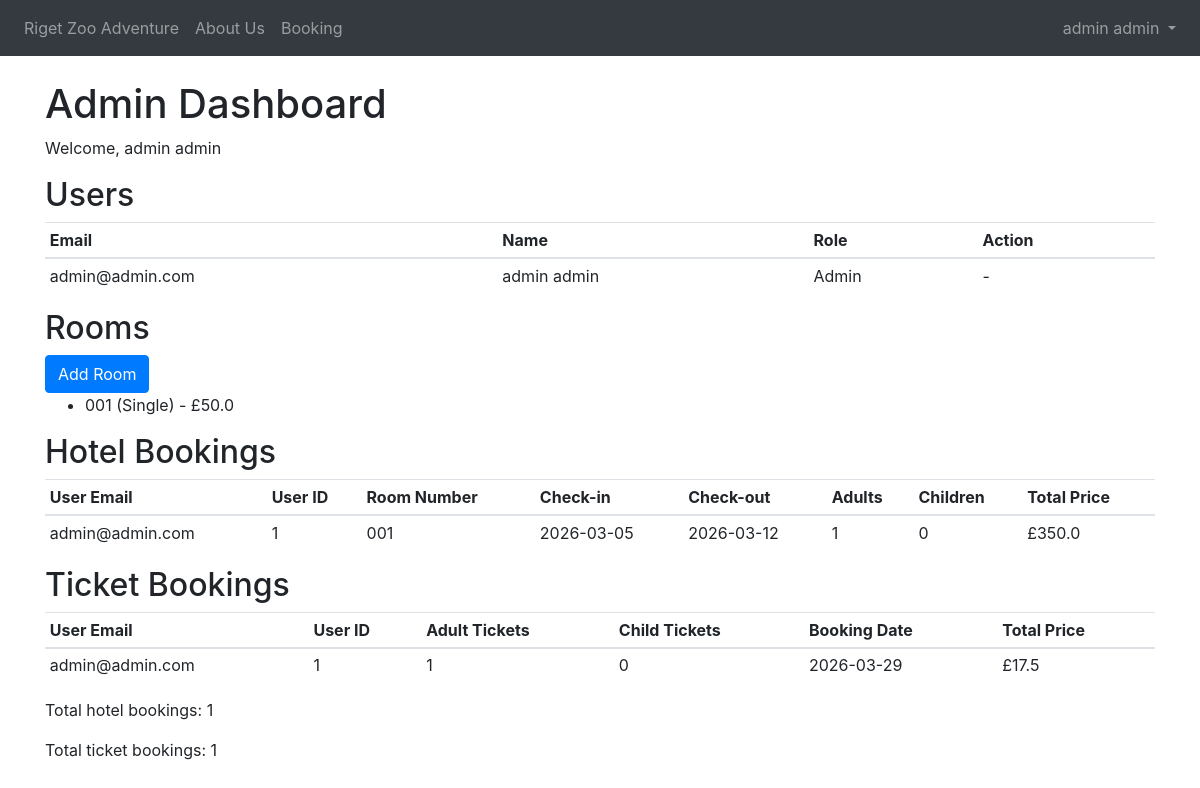
The page /admin (signed in) on the database its author committed.
### website/models.py (models this page shows)
class User(db.Model, UserMixin):
    id = db.Column(db.Integer, primary_key=True)
    email = db.Column(db.String(150), unique=True)
    password = db.Column(db.String(150))
    first_name = db.Column(db.String(150))
    last_name = db.Column(db.String(150))
    is_admin = db.Column(db.Boolean, default=False)
    booking = db.relationship('Booking', backref='user', lazy=True)

class Room(db.Model):
    id = db.Column(db.Integer, primary_key=True)
    room_number = db.Column(db.String(10), unique=True, nullable=False)
    room_type = db.Column(db.String(50), nullable=False)
    max_adults = db.Column(db.Integer, nullable=False)
    max_children = db.Column(db.Integer, nullable=False)
    price_per_night = db.Column(db.Float, nullable=False)
    is_available = db.Column(db.Boolean, default=True)
    bookings = db.relationship('HotelBooking', backref='room', lazy=True)

class HotelBooking(db.Model):
    id = db.Column(db.Integer, primary_key=True)
    checkin = db.Column(db.Date, nullable=False)
    checkout = db.Column(db.Date, nullable=False)
    adults = db.Column(db.Integer, nullable=False)
    children = db.Column(db.Integer, nullable=False)
    total_price = db.Column(db.Float, nullable=False)
    paid = db.Column(db.Boolean, default=False)
    room_id = db.Column(db.Integer, db.ForeignKey('room.id'), nullable=False)
    user_id = db.Column(db.Integer, db.ForeignKey('user.id'), nullable=False)
    user = db.relationship('User', backref='hotel_bookings', lazy=True)

class Booking(db.Model):
    id = db.Column(db.Integer, primary_key=True)
    date = db.Column(db.DateTime(timezone=True), default=func.now())
    adultticket = db.Column(db.Integer)
    childticket = db.Column(db.Integer)
    bookingdate = db.Column(db.Date, nullable=False)
    total_price = db.Column(db.Float, nullable=False)
    paid = db.Column(db.Boolean, default=False)
    user_id = db.Column(db.Integer, db.ForeignKey('user.id'))

### website/views.py (the view)
@views.route('/admin')
@login_required
def admin():
    if not current_user.is_admin:
        flash('You are not authorized to view that page.', 'error')
        return redirect(url_for('views.home'))
    from .models import Booking, HotelBooking, Room
    users = User.query.all()
    bookings = Booking.query.all()
    hotel_bookings = HotelBooking.query.all()
    rooms = Room.query.all()
    return render_template('admin.html', users=users, bookings=bookings,
                           hotel_bookings=hotel_bookings, rooms=rooms,
                           user=current_user)

### website/__init__.py (called while the page is built)
def create_app():
    app = Flask(__name__)
    app.config['SECRET_KEY'] = 'hjshjhdjah kjshkjdhjs'
    app.config['SQLALCHEMY_DATABASE_URI'] = f'sqlite:///{DB_NAME}'
    db.init_app(app)
    from .views import views
    app.register_blueprint(views, url_prefix='/')
    from .models import User, Booking
    with app.app_context():
        db.create_all()
    login_manager = LoginManager()
    login_manager.login_view = 'views.login'
    login_manager.init_app(app)
    @login_manager.user_loader
    def load_user(user_id):
        return User.query.get(int(user_id))
    @app.context_processor
    def inject_user():
        return dict(user=current_user)
    return app

### website/templates/admin.html (shortened to what this page needs)
{% extends "base.html" %} {% block title %}Admin Dashboard{% endblock %} {%
block content %}
<h1>Admin Dashboard</h1>
<p>Welcome, {{ user.first_name }} {{ user.last_name }}</p>
<h2>Users</h2>
<table class="table table-sm">
  <thead>
    <tr>
      <th>Email</th>
      <th>Name</th>
      <th>Role</th>
      <th>Action</th>
    </tr>
  </thead>
  <tbody>
    {% for u in users %}
    <tr>
      <td>{{ u.email }}</td>
      <td>{{ u.first_name }} {{ u.last_name }}</td>
      <td>{% if u.is_admin %}Admin{% else %}User{% endif %}</td>
      <td>
        {% if u.id != user.id %}
        <form
          method="post"
          action="{{ url_for('views.toggle_admin', user_id=u.id) }}"
        >
          <button type="submit" class="btn btn-sm btn-secondary">
            {% if u.is_admin %}Revoke admin{% else %}Make admin{% endif %}
          </button>
        </form>
        {% else %}-{% endif %}
      </td>
    </tr>
    {% endfor %}
  </tbody>
</table>
<h2>Rooms</h2>
<a class="btn btn-primary" href="{{ url_for('views.add_room') }}">Add Room</a>
<ul>
  {% for r in rooms %}
  <li>{{ r.room_number }} ({{ r.room_type }}) - £{{ r.price_per_night }}</li>
  {% endfor %}
</ul>
<h2>Hotel Bookings</h2>
<table class="table table-sm">
  <thead>
    <tr>
      <th>User Email</th>
      <th>User ID</th>
      <th>Room Number</th>
      <th>Check-in</th>
      <th>Check-out</th>
      <th>Adults</th>
      <th>Children</th>
      <th>Total Price</th>
    </tr>
  </thead>
  <tbody>
    {% for hb in hotel_bookings %}
    <tr>
      <td>{{ hb.user.email }}</td>
      <td>{{ hb.user.id }}</td>
      <td>{{ hb.room.room_number }}</td>
      <td>{{ hb.checkin }}</td>
      <td>{{ hb.checkout }}</td>
      <td>{{ hb.adults }}</td>
      <td>{{ hb.children }}</td>
      <td>
        £{{ hb.room.price_per_night * ((hb.checkout - hb.checkin).days) }}
      </td>
    </tr>
    {% endfor %}
  </tbody>
</table>
<h2>Ticket Bookings</h2>
<table class="table table-sm">
  <thead>
    <tr>
      <th>User Email</th>
      <th>User ID</th>
      <th>Adult Tickets</th>
      <th>Child Tickets</th>
      <th>Booking Date</th>
      <th>Total Price</th>
    </tr>
  </thead>
  <tbody>
    {% for tb in bookings %}
    <tr>
      <td>{{ tb.user.email }}</td>
      <td>{{ tb.user.id }}</td>
      <td>{{ tb.adultticket }}</td>
      <td>{{ tb.childticket }}</td>
      <td>{{ tb.bookingdate }}</td>
      <td>£{{ tb.adultticket * 17.50 + tb.childticket * 14.50 }}</td>
    </tr>
    {% endfor %}
  </tbody>
</table>
<p>Total hotel bookings: {{ hotel_bookings|length }}</p>
<p>Total ticket bookings: {{ bookings|length }}</p>
{% endblock %}

### website/templates/base.html (shortened to what this page needs)
<!doctype html>
<html>
  <head>
    <link
      rel="stylesheet"
      href="https://stackpath.bootstrapcdn.com/bootstrap/4.4.1/css/bootstrap.min.css"
    />
    <link
      rel="stylesheet"
      href="https://stackpath.bootstrapcdn.com/font-awesome/4.7.0/css/font-awesome.min.css"
    />
  </head>
  <body>
    <nav class="navbar navbar-expand-lg navbar-dark bg-dark">
      <div class="collapse navbar-collapse" id="navbar">
        <div class="navbar-nav">
          {% if user.is_authenticated %}
          <a class="nav-item nav-link" id="home" href="/"
            >Riget Zoo Adventure</a
          >
          <a class="nav-item nav-link" id="about" href="/aboutus"> About Us</a>
          <a class="nav-item nav-link" id="booking" href="/booking">Booking</a>
        </div>
        <div class="navbar-nav ml-auto">
          <div class="nav-item dropdown">
            <a
              class="nav-link dropdown-toggle"
              href="#"
              id="moreDropdown"
              role="button"
              data-toggle="dropdown"
              aria-haspopup="true"
              aria-expanded="false"
            >
              {{ current_user.first_name }} {{ current_user.last_name }}
            </a>
          </div>
        </div>
          {% endif %}
        </div>
    </nav>
    <div class="container mt-4">{% block content %} {% endblock %}</div>
  </body>
</html>

### rows shown on the page
User: first_name "admin", last_name "admin", email "admin@admin.com", is_admin "Admin"
Room: room_number "001", room_type "Single", price_per_night "50.0"
HotelBooking: user.email "admin@admin.com", user.id "1", room.room_number "001", checkin "2026-03-05", checkout "2026-03-12", adults "1", children "0", hb.room.price_per_night*((hb.checkout-hb.checkin).days) "350.0"
Booking: user.email "admin@admin.com", user.id "1", adultticket "1", childticket "0", bookingdate "2026-03-29", tb.adultticket*17.50+tb.childticket*14.50 "17.5"

### other values the page prints
{{ hotel_bookings|length }} "1"
{{ bookings|length }} "1"
